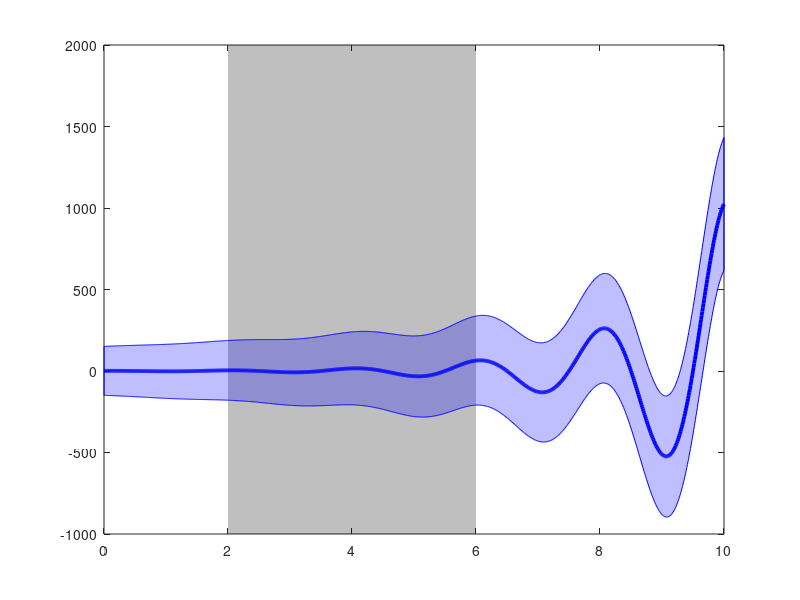

Write MATLAB code to recreate this figure. (Note: this script raises an error after producing the figure.)
%% Lines

x = 0:0.01:10;
y = real((-2).^x);

% %%
stdErr = 100*exp(x./10);
plot(stdErr)
% %%
lData = plot(x,y); % Plots y versus x

set(gcf, 'Units', 'Inches')
set(gcf, 'Position',[2 2 3 1.5])

% set(lData, 'Color', 'g');       % Changes the color of the line
% set(lData, 'LineStyle', '--');  % Changes the style of the line
% set(lData, 'LineWidth', 2.75);  % Adjusts the line thickness

%% Patches

stdErr = 75*exp(x./10);

xx = [x, fliplr(x)];    % x-values for each of the y values
yy = [[y + 2*stdErr], fliplr([y - 2*stdErr])]; % y-values must form a polygon


hold on
backData = patch([2, 6, 6, 2], [2000, 2000, -1000, -1000], 1); % Background patch
pData = patch(xx, yy, 1); % Plot patch
lData = plot(x,y);        % Plot line over patch
hold off


% hold on
% pData = patch(xx, yy, 1); % Plot patch
% lData = plot(x,y);        % Plot line over patch
% hold off

set(backData, 'FaceColor', 'k');   % Changes the color of the patch
set(backData, 'EdgeColor', 'none');% Changes the patch edge color
set(backData, 'FaceAlpha', 0.25);  % Changes the patch transparency

set(pData, 'FaceColor', 'b');   % Changes the color of the patch
set(pData, 'EdgeColor', 'b');   % Changes the patch edge color
set(pData, 'FaceAlpha', 0.25);  % Changes the patch transparency

set(lData, 'Color', 'b');       % Changes the color of the line
set(lData, 'LineStyle', '-');   % Changes the style of the line
set(lData, 'LineWidth', 2.75);  % Adjusts the line thickness

set(gcf, 'Units', 'Inches')
set(gcf, 'Position',[2 2 3 1.5])


%% Plot Format

title(sprintf('Electrode: %d', electrodes(k)), 'FontSize', 15)

ylabel('Firing Rate, Hz', 'FontSize', 15)
xlabel('Time, sec', 'FontSize', 15)

set(gcf, 'Units', 'Inches')
set(gcf, 'Position',[2 2 6 3])
% set(gcf, 'PaperUnits', 'FontSize', 'PaperPosition',[2 2 6 3])

aPos = get(gca, 'Position');

xlim([0, 3])
ylim([0, 40])

p1 = get(gca, 'position');
legend({'Hello', 'World'}, 'Location', [0.79, 0.8, 0.125, 0.0625])
legend({'Hello', 'World'}, 'Location', 'NorthEast')
legend boxoff

set(gca, 'yTick', [0, 10, 20, 30, 40])
set(gca, 'yTickLabel', [0, 10, 20, 30, 40])
set(gca, 'xTick', [0, 1, 2, 3])
set(gca, 'xTickLabel', [0, 1, 2, 3])

grid on
set(gca,'XGrid','off','YGrid','on','ZGrid','off')

set(gca,'FontSize',15)

h_xlabel = get(gca,'xLabel');
set(h_xlabel,'FontSize',15);

h_ylabel = get(gca,'yLabel');
set(h_xlabel,'FontSize',15);

print('-dpng', ['C:\CodeRepo\Lab\PNS\P201301\Figures2\PSTH_V2_', num2str(k), '.png'], '-r100');
saveas(gcf,['C:\CodeRepo\Lab\PNS\P201301\Figures2\PSTH_V2_', num2str(k), '.png']);




